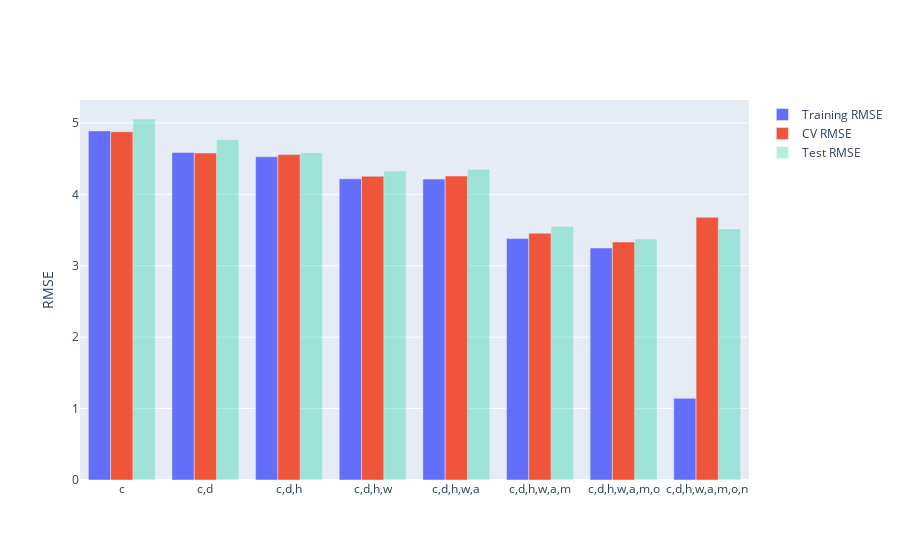

The notebook cell saved with this chart:
### Code cell
compare_models(models)

### Figure 1 — Plotly figure (JSON) as saved in the notebook; plotly's stock layout.template omitted (floating-point values rounded to 4 significant figures)
{"data": [{"name": "Training RMSE", "type": "bar", "x": ["c", "c,d", "c,d,h", "c,d,h,w", "c,d,h,w,a", "c,d,h,w,a,m", "c,d,h,w,a,m,o", "c,d,h,w,a,m,o,n"], "y": [4.888, 4.588, 4.525, 4.217, 4.214, 3.38, 3.249, 1.144]}, {"name": "CV RMSE", "type": "bar", "x": ["c", "c,d", "c,d,h", "c,d,h,w", "c,d,h,w,a", "c,d,h,w,a,m", "c,d,h,w,a,m,o", "c,d,h,w,a,m,o,n"], "y": [4.877, 4.579, 4.557, 4.253, 4.257, 3.456, 3.332, 3.678]}, {"name": "Test RMSE", "opacity": 0.3, "type": "bar", "x": ["c", "c,d", "c,d,h", "c,d,h,w", "c,d,h,w,a", "c,d,h,w,a,m", "c,d,h,w,a,m,o", "c,d,h,w,a,m,o,n"], "y": [5.055, 4.766, 4.584, 4.326, 4.35, 3.551, 3.375, 3.516]}], "layout": {"autosize": true, "xaxis": {"autorange": true, "range": [-0.5, 7.5], "type": "category"}, "yaxis": {"autorange": true, "range": [0, 5.321], "title": {"text": "RMSE"}, "type": "linear"}}}
